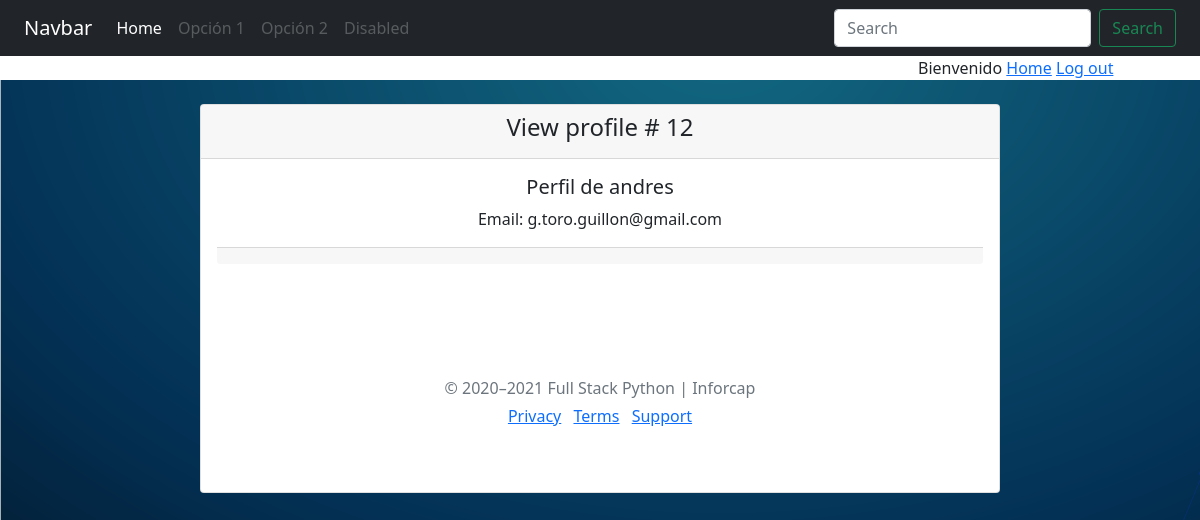
Page /user/12 on the committed database.
### login_app/models.py (models this page shows)
class Usuario(models.Model):
    name = models.CharField(max_length=55)
    alias = models.CharField(max_length=55)
    fNacimiento = models.DateTimeField()
    created_at = models.DateTimeField(auto_now_add=True)
    updated_at = models.DateTimeField(auto_now=True)
    cuenta = models.ForeignKey(Cuenta, related_name='usuario', on_delete=models.CASCADE)
    objects = UsuarioManager()

class Cuenta(models.Model):
    email = models.CharField(max_length=55)
    password = models.CharField(max_length=255)
    created_at = models.DateTimeField(auto_now_add=True)
    updated_at = models.DateTimeField(auto_now=True)
    id_cuenta_friends = models.ManyToManyField('login_app.Usuario', related_name="id_usuario_friends")

### login_app/views.py (the view)
# urls.py: path('user/<_id>', views.user),
def user(request, _id):
    user=Usuario.objects.get(id=_id)
    context={
        'user': user
    }
    return render(request, "perfil.html",context)

### login_app/templates/perfil.html
{% extends "friends.html" %}
{% block datos %}
<a href="/friends" class="text-end">Home</a>
{% endblock %}
{% block sesion %}
<div class="card text-center col-8 m-auto mt-4">
        <div class="card-header ">
        <h4>View profile # {{ user.id }}</h4>
        </div>
    <div class="card-body">
        <h5 class="card-title">Perfil de {{ user.name}}</h5>
        <p class="card-text">Email:  {{ user.cuenta.email }}</p>
    <div class="card-footer text-muted">
    </div>
</div>
{% endblock %}

### login_app/static/style_css.css (style rules this page uses)
* { padding: 0; margin: 0; border: 0; }
#fondo { background-image: url("/static/img/imagen1.png"); }

### rows in the picture
Usuario: id "12", name "andres", cuenta.email "g.toro.guillon@gmail.com"
